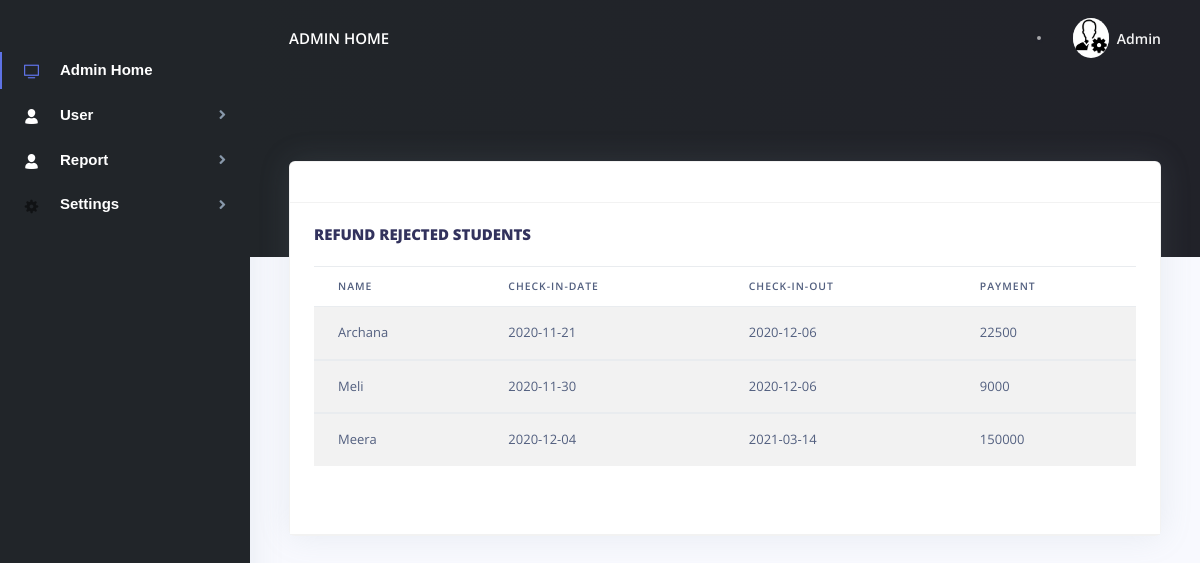
The app's page /user/refund_report.php with its own data.
### tables this page shows
CREATE TABLE `refund` (
  `refund_id` int(10) NOT NULL,
  `f_name` varchar(50) NOT NULL,
  `do` varchar(50) NOT NULL,
  `payment1` varchar(50) NOT NULL,
  `status` int(10) NOT NULL
);

CREATE TABLE `booking` (
  `book_id` int(10) NOT NULL,
  `b_id` varchar(50) NOT NULL,
  `f_name` varchar(100) NOT NULL,
  `room` varchar(50) NOT NULL,
  `category` varchar(50) NOT NULL,
  `checkin` date NOT NULL,
  `checkout` date NOT NULL,
  `payment1` varchar(100) NOT NULL,
  `status` int(10) NOT NULL
);

### user/refund_report.php (the view, shortened to what this page needs)
<?php
include('dbcontroller.php');
$sql="SELECT * FROM refund where status='10'";
$result=mysqli_query($con,$sql);
?>
<!DOCTYPE html>
<html lang="en">
<head>
  <link href="./assets/js/plugins/nucleo/css/nucleo.css" rel="stylesheet" />
  <link href="./assets/js/plugins/@fortawesome/fontawesome-free/css/all.min.css" rel="stylesheet" />
  <link href="./assets/css/argon-dashboard.css?v=1.1.0" rel="stylesheet" />
</head>
<body class="">
  <nav class="navbar navbar-vertical fixed-left navbar-expand-md navbar-light bg-dark" id="sidenav-main">
    <div class="container-fluid">
      <div class="collapse navbar-collapse" id="sidenav-collapse-main">
               <ul class="navbar-nav ">
          <li class="nav-item  class=" active" ">
              <a class=" nav-link active " href=" ./index.php"> <i class="ni ni-tv-2 text-primary"></i> <b style="color:white;font-family: Arial, Helvetica, sans-serif;font-size:15px;">Admin Home</b>
            </a>
          </li>
              <li class="nav-item">
            <a class="nav-link " data-target="#PageSubmenu9" data-toggle="collapse">
              <i  class="ni ni-single-02 text-white"></i> <b style="color:white;font-family: Arial, Helvetica, sans-serif;font-size:15px;">User</b>
            </a>
            </li>
            <li class="nav-item">
            <a class="nav-link " data-target="#PageSubmenu99" data-toggle="collapse">
              <i  class="ni ni-single-02 text-white"></i> <b style="color:white;font-family: Arial, Helvetica, sans-serif;font-size:15px;">Report</b>
            </a>
            </li>
             <li class="nav-item">
            <a class="nav-link " href="#PageSubmenu0" data-toggle="collapse">
                <i class="ni ni-settings-gear-65"></i><b style="color:white;font-family: Arial, Helvetica, sans-serif;font-size:15px;">Settings</b>
            </a>
            </li>
        </ul>
      </div>
    </div>
  </nav>
  <div class="main-content">
    <nav class="navbar navbar-top navbar-expand-md navbar-dark" id="navbar-main">
      <div class="container-fluid">
        <a class="h4 mb-0 text-white text-uppercase d-none d-lg-inline-block" href="./index.php">Admin Home</a>
        <form class="navbar-search navbar-search-dark form-inline mr-3 d-none d-md-flex ml-lg-auto">
          <div class="form-group mb-0">
            <div class="input-group input-group-alternative">
            </div>
          </div>
        </form>
        <ul class="navbar-nav align-items-center d-none d-md-flex">
          <li class="nav-item dropdown">
            <a class="nav-link pr-0" href="#" role="button" data-toggle="dropdown" aria-haspopup="true" aria-expanded="false">
              <div class="media align-items-center">
                <span class="avatar avatar-sm rounded-circle">
                  <img alt="Image placeholder" src="./assets/img/brand/admin.png">
                </span>
                <div class="media-body ml-2 d-none d-lg-block">
                  <span class="mb-0 text-sm  font-weight-bold">Admin</span>
                </div>
              </div>
            </a>
          </li>
        </ul>
      </div>
    </nav>
    <div class="header bg-gradient-dark pb-8 pt-5 pt-md-8">
      <div class="container-fluid">
        <div class="header-body">
          <div class="row">
            <div class="col-xl-3 col-lg-6">
            </div>
            <div class="col-xl-3 col-lg-6">
            </div>
            <div class="col-xl-3 col-lg-6">
            </div>
            <div class="col-xl-3 col-lg-6">
            </div>
          </div>
        </div>
      </div>
    </div>
    <div class="container-fluid mt--7">
      <div class="row">
        <div class="col-xl-12 mb-2 mb-xl-0">
          <div class="card shadow">
            <div class="card-header bg-transparent">
            </div>
                   <div class="card-header ">
              <h4 class="card-title"><b>REFUND REJECTED STUDENTS</b></h4>
                <table class="table table-hover table-striped">
                            <thead>
                                <th>Name</th>
                                 <th>Check-in-Date</th>
                                <th>Check-in-Out</th>
                                <th>Payment</th>
                            </thead>
                            <?php
                            while($row=mysqli_fetch_array($result))
                            {
                                  $a=$row['f_name'];
                    $sql2="SELECT * FROM booking where f_name='$a'";
                    $result2=mysqli_query($con,$sql2);
                    $tt3=mysqli_fetch_array($result2);
                              ?>
                            <tbody>
                                <tr>
                                     <td><div class="f_name"><?php echo $row['f_name'];?></div></td>
                                <td><div class="checkin"><?php echo $tt3['checkin'];?></div></td>
                                    <td><div class="checkout"><?php echo $tt3['checkout'];?></div></td>
                                              <td><div class="payment1"><?php echo $row['payment1'];?></div></td>
                                </tr>
                              </tbody>
                      <?php }  ?>
                            </table>
                       <br><br>
              </div>
          </div>
        </div>
      </div>
    </div>
  </div>
</body>
</html>

### records on screen
refund: f_name "Archana", booking.checkin "2020-11-21", booking.checkout "2020-12-06", payment1 "22500"
refund: f_name "Meli", booking.checkin "2020-11-30", booking.checkout "2020-12-06", payment1 "9000"
refund: f_name "Meera", booking.checkin "2020-12-04", booking.checkout "2021-03-14", payment1 "150000"
